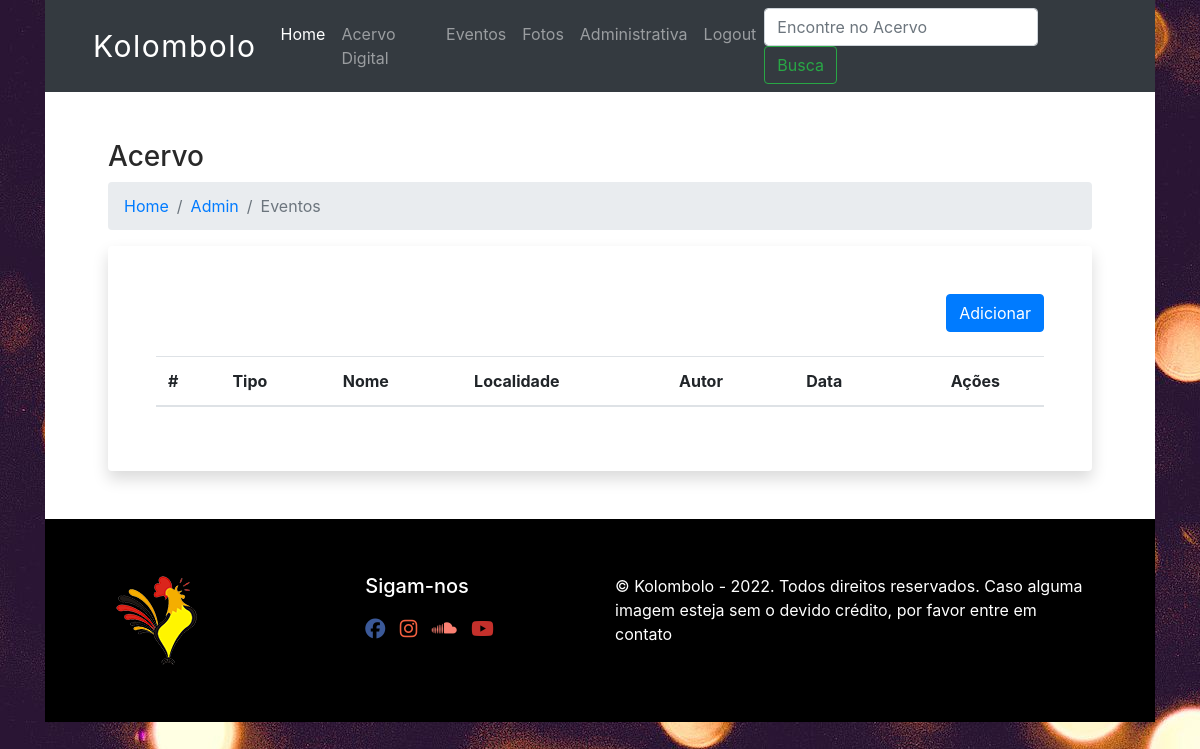
Page /acervo-admin (signed in) on the earlier database version.
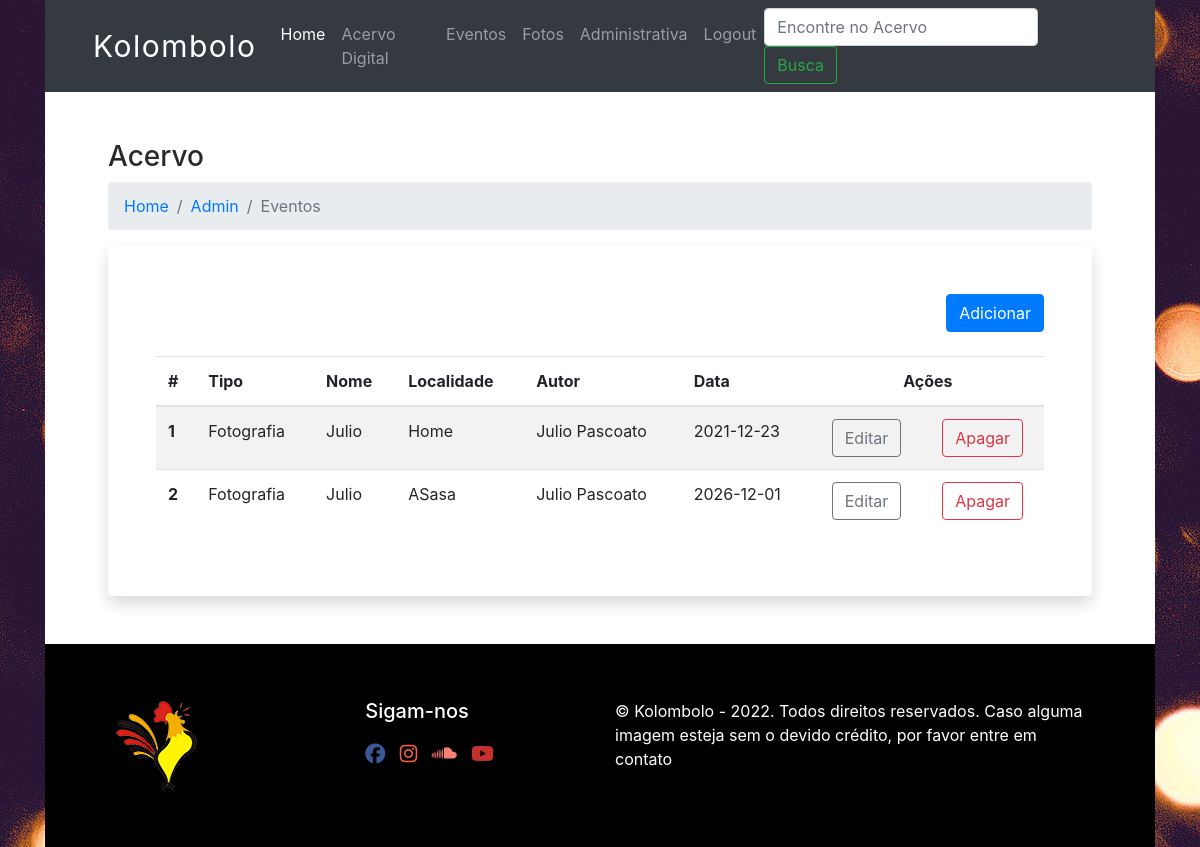
Same page on the later database version.
### database.py (models this page shows, shortened)
class Acervo(Base):
    __tablename__='acervo'
    id=Column(Integer(), primary_key=True, autoincrement=True)
    name=Column(String(80), nullable=False)
    localidade=Column(String(80), nullable=False)
    cidade=Column(String(80), nullable=False)
    estado=Column(String(80), nullable=False)
    data_created=Column(String(40), nullable=False)
    origem=Column(String(80), nullable=False)
    autor_id = Column(Integer, ForeignKey('autor.id'))
    tipo_id = Column(Integer, ForeignKey("tipo.id"))
    tipo = relationship("Midia", backref=backref("tipo", uselist=False))
    suporte_id = Column(Integer, ForeignKey("suporte.id"))
    suporte = relationship("Suporte", backref=backref("suporte", uselist=False))

class Midia(Base):
    __tablename__='tipo'
    id=Column(Integer(), primary_key=True, autoincrement=True)
    name=Column(String(80), nullable=False, unique=True)

class User(UserMixin, Base):
    __tablename__='autor'
    id=Column(Integer(), primary_key=True, autoincrement=True)
    fullname=Column(String(80), nullable=False, unique=True)
    password=Column(String(25), nullable=False, unique=True)
    email=Column(String(80), unique=True, nullable=False)
    date_created=Column(DateTime(), default=datetime.utcnow)
    acervo_posts = relationship("Acervo", backref='autor')

### app.py (the view)
@app.route('/acervo-admin')
@login_required
def acervo_admin():
    eventos = local_session.query(Acervo).all()
    return render_template("acervo_admin.html", current_user=current_user, eventos=eventos)

### app.py (called while the page is built)
@login_manager.user_loader
def load_user(user_id):
    return local_session.query(User).get(int(user_id))

### templates/acervo_admin.html (shortened to what this page needs)
{% extends "base.html" %}
{% block content %}
<div class="container px-5">
    <h3>Acervo</h3>
    <nav aria-label="breadcrumb">
      <ol class="breadcrumb">
        <li class="breadcrumb-item"><a href="/">Home</a></li>
        <li class="breadcrumb-item"><a href="/admin">Admin</a></li>
        <li class="breadcrumb-item active" aria-current="page">Eventos</li>
      </ol>
    </nav>
    <div class="container p-5 shadow bg-white rounded">
      <a class="btn btn-primary float-right mb-4" href="{{url_for('acervo')}}">Adicionar</a>
        <table class="table table-striped">
            <thead>
              <tr>
                <th scope="col">#</th>
                <th scope="col">Tipo</th>
                <th scope="col">Nome</th>
                <th scope="col">Localidade</th>
                <th scope="col">Autor</th>
                <th scope="col">Data</th>
                <th  class="text-center" colspan="2" scope="col">Ações</th>
              </tr>
            </thead>
            <tbody>
                {% for evento in eventos %}
                    <tr class="text-left">
                        <th scope="row">{{ evento.id }}</th>
                        <td>{{ evento.tipo.name }}</td>
                        <td>{{ evento.name }}</td>
                        <td>{{ evento.localidade }}</td>
                        <td>{{ evento.autor.fullname }}</td>
                        <td>{{ evento.data_created }}</td>
                        <td class="text-center"><a class="btn btn-outline-secondary" href="{{url_for('edit_acervo', acervo_id=evento.id)}}">Editar</a></td>
                        <td class="text-center"><a class="btn btn-outline-danger" href="{{url_for('delete_acervo', acervo_id=evento.id) }}">Apagar</a></td>
                    </tr>
                {% endfor %}
            </tbody>
          </table>
    </div>
  </div>
{% endblock %}

Differences in the rows shown:
added Acervo: id "1", tipo.name "Fotografia", name "Julio", localidade "Home", autor.fullname "Julio Pascoato", data_created "2021-12-23"
added Acervo: id "2", tipo.name "Fotografia", name "Julio", localidade "ASasa", autor.fullname "Julio Pascoato", data_created "2026-12-01"
